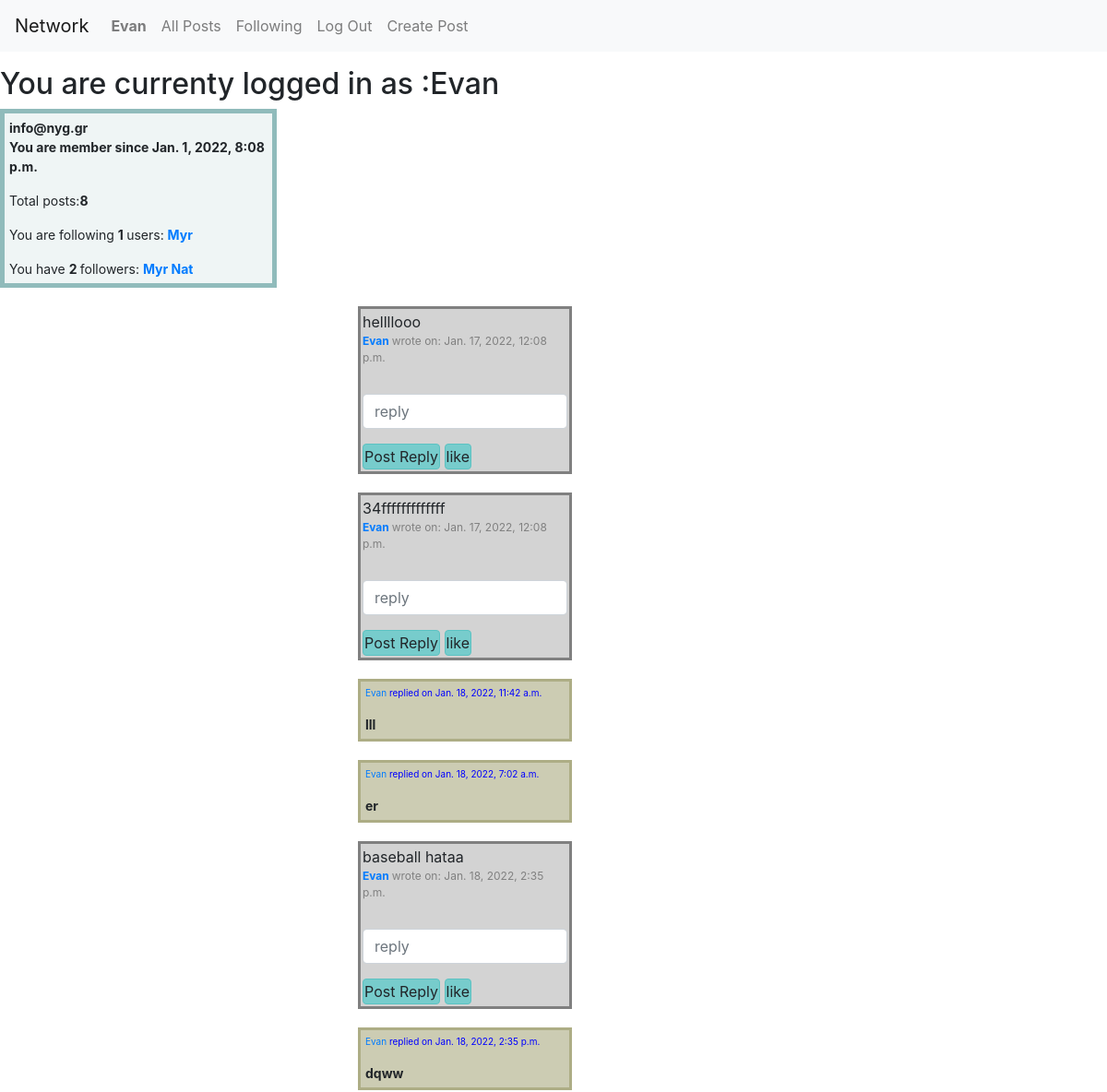
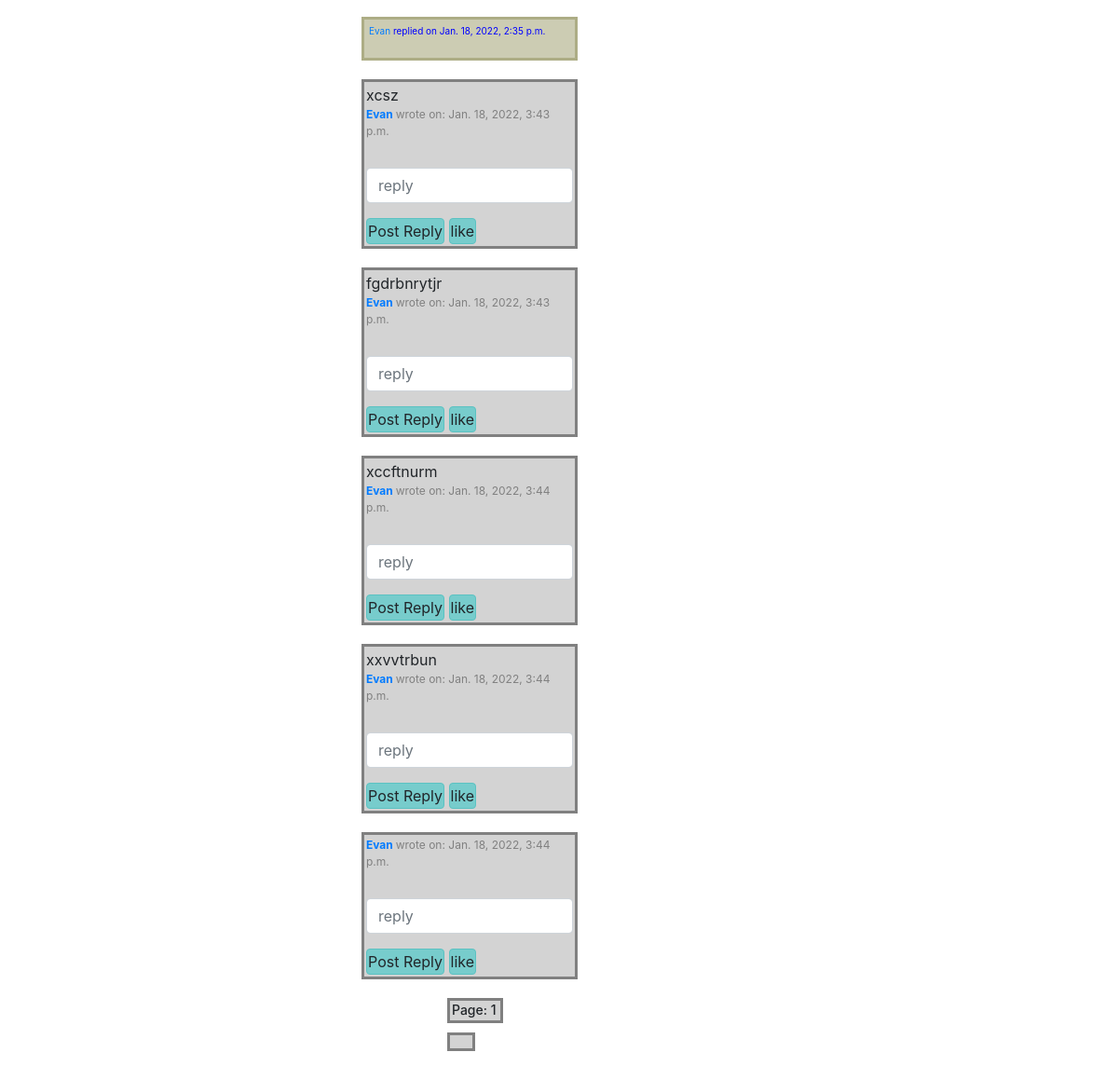
Page /profile/1 (signed in) on the earlier database version (2 pictures, top to bottom).
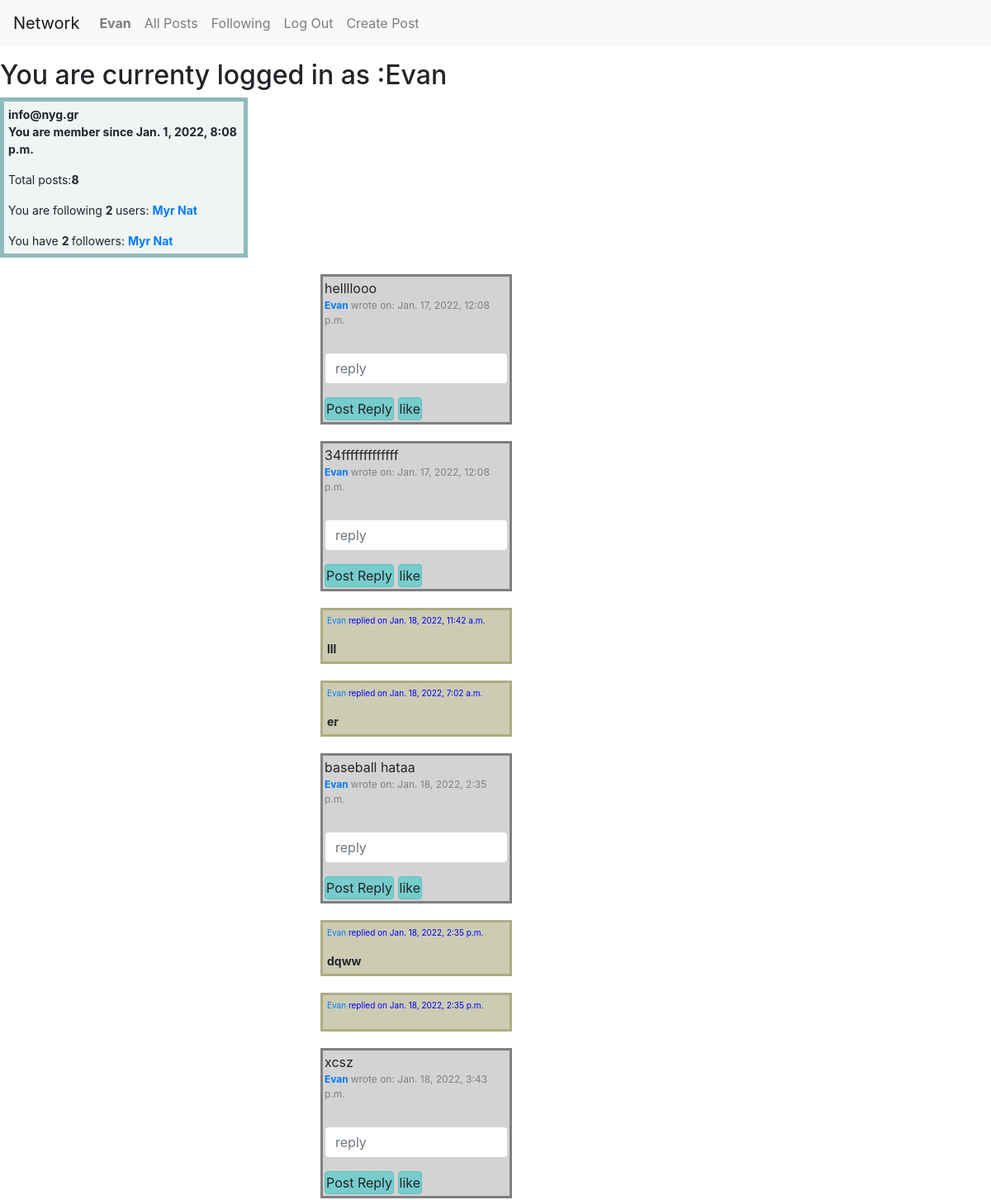
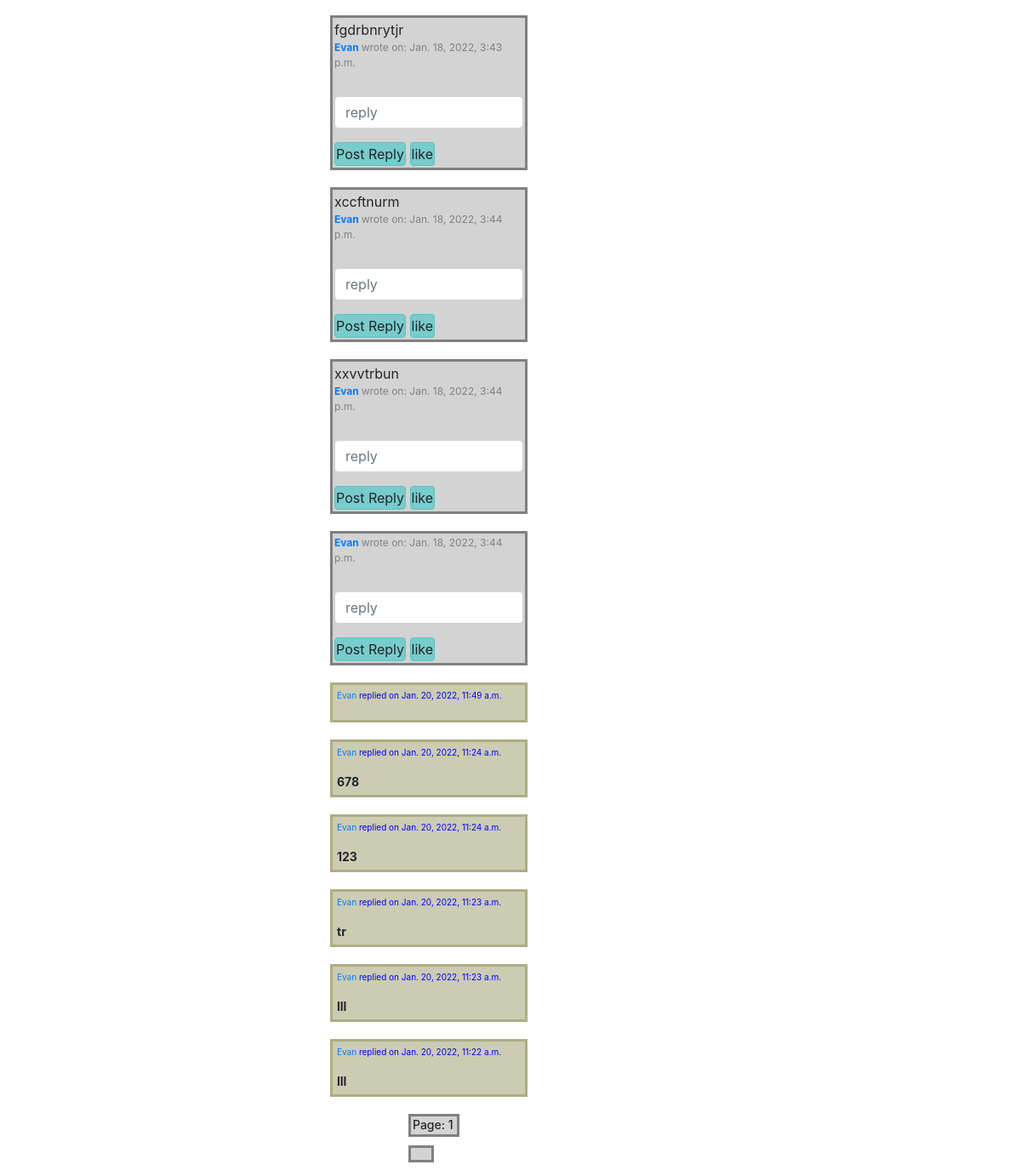
Same page on the later database version (2 pictures, top to bottom).
### network/models.py (models this page shows, shortened)
class User(AbstractUser):
    email=models.EmailField(max_length=254)
    date_joined = models.DateTimeField(default=timezone.now)
    following = models.ManyToManyField("User", blank="TRUE", related_name="followers")
    def __str__(self):
        return f"{self.username}"

class Mypost(models.Model):
    description=models.CharField(max_length=300)
    created_date=models.DateTimeField(default=now, editable=False)
    owner=models.ForeignKey(User, on_delete=models.CASCADE, null="TRUE", blank="TRUE")
    likes = models.ManyToManyField(User, blank="TRUE", related_name="likers")
    objects = MypostManager()

class Reply(models.Model):
    reply_txt=models.CharField(max_length=150, blank="True")
    mypost_reply=models.ForeignKey(Mypost, on_delete=models.CASCADE, null="TRUE", blank="TRUE")
    created_date=models.DateTimeField(default=now, editable=False)
    lists = models.ManyToManyField(Mypost, blank="TRUE", related_name="replies")  # post_reply
    owner = models.ForeignKey(User, on_delete=models.CASCADE, null="TRUE", blank="TRUE")
    objects = ReplyManager()
    class Meta:
        ordering = ['-created_date']
    def __str__(self):
        return f"{self.reply_txt}"

### network/views.py (the view, shortened to what this page needs)
# urls.py: path("profile/<int:user_id>", views.profile, name="profile"),
@login_required
def profile(request, user_id):
    current_user = request.user
    targ_user = User.objects.get(id=user_id)
    user_posts=Mypost.objects.filter(owner_id=user_id)
    user_posts_count=user_posts.count()
    page = paging(request, user_posts)
    myfollowinglist = current_user.followers.all()
    followinglist=targ_user.followers.all()
    followerslist=User.objects.filter(followers=user_id)
    no_of_followers=len(followerslist)
    no_of_following=len(followinglist)
    print(current_user,"Your followers are", followerslist)
    print(current_user,"You r following",myfollowinglist)
    if request.method == "POST" and "post_reply" in request.POST:
        reply_txt = request.POST["reply_txt"]
        mypost_reply = request.POST.get("post_id")
        reply(request, reply_txt, mypost_reply)
        return render(request, "network/profile.html", {"targ_user": targ_user,"count":page.count,"page":page})
    if targ_user in followinglist:
        print(request.user,"you are following user", targ_user)
    created_date = timezone.now()
    page = paging(request, user_posts)
    if request.method=="POST" and "unfollow" in request.POST:
        targ_user.following.remove(current_user)
        followerslist = User.objects.filter(followers=user_id)
        no_of_followers = len(followerslist)
        print(current_user,"Now you are following", myfollowinglist)
        print(targ_user, "has these followers", followerslist)
        return render(request, "network/profile.html", {"targ_user": targ_user, "followinglist": followinglist,
                                                        "user_posts":user_posts,"user_posts_count":user_posts_count,
                                                        "no_of_following":no_of_following,"followerslist": followerslist,
                                                        "no_of_followers":no_of_followers, "myfollowinglist":myfollowinglist,"count":page.count,"page":page})
    else:
        return render(request, "network/profile.html", {"targ_user": targ_user, "followinglist": followinglist,
                                                        "user_posts":user_posts,"user_posts_count":user_posts_count,
                                                        "no_of_following":no_of_following,"followerslist": followerslist,
                                                        "no_of_followers":no_of_followers, "myfollowinglist":myfollowinglist,"count":page.count,"page":page})

### network/views.py (called while the page is built)
def paging(request,the_posts):
    post_paginator=Paginator(the_posts,10)
    page_num = request.GET.get("page")
    return post_paginator.get_page(page_num)

### network/templates/network/profile.html (shortened to what this page needs)
{% extends "network/layout.html" %}
{% block body %}
{% ifequal request.user targ_user %}
 <h2>You are currenty logged in as :{{user.username}}</h2>
<div class= "prof"><strong> {{user.email}}</strong>
    <p><strong> You are member since {{user.date_joined}}</strong></p>
Total posts:<strong>{{user_posts_count}}</strong>
       You are following <strong>{{no_of_following}} </strong> users:
        {% for fol in followinglist %}
            <strong> <a href="{% url 'profile' fol.id %}" > {{fol.username}} </a></strong>
        {% endfor %}
          You have  <strong>{{no_of_followers}} </strong> followers:
        {% for fol in followerslist %}
      <strong> <a href="{% url 'profile' fol.id %}" > {{fol.username}} </a></strong>
        {% endfor %}
</div>
<p>
    {% endifequal %}
{% for user_post in  page.object_list %}
<ul>
<div class="post">{{user_post.description}}
    <p style= "color:grey; font-size:12px;"> <strong><a href="{% url 'profile' targ_user.id %}" > {{targ_user.username}} </strong></a> wrote on: {{user_post.created_date}} </p>
<form action="{% url 'profile' targ_user.id %}" method="post">
        <div class="form-group">
            <input class="form-control" autofocus style="margin-top:30px" type="text" name="reply_txt" placeholder="reply">
        </div>
    <input class="btn btn-primary" type="submit" name="post_reply" value="Post Reply">
{% if  not user in post.likes.all %}
 <form action="{% url 'index' %}" method="post">
     <input class="btn btn-primary" name="like" type="submit" value="like" >
{% else %}
  <form action="{% url 'index' %}" method="post">
      {% csrf_token %}
     <input class="btn btn-primary" name="unlike" type="submit" value="unlike" >
     <input type="hidden"  name="post_to_unlike_id" value={{post.pk}}>
{% endif%}
</div>
</ul>
{% for rep in user_post.replies.all %}
 <ul>
        <div class="replies" ><p style= "color:blue; font-size:10px;"><a href="{% url "profile" rep.owner_id %}">{{rep.owner}}</a>
            replied on {{rep.created_date}}</p> <strong>{{rep}} </strong> </div>
</ul>
{% endfor %}
    </div>
{% endfor %}
<h2 class="page"> Page: {{ page.number }}</h2>
        <div class="page-links">
        </div>
{% endblock %}

### network/templates/network/layout.html (shortened to what this page needs)
{% load static %}
<!DOCTYPE html>
<html lang="en">
    <head>
        <link rel="stylesheet" href="https://stackpath.bootstrapcdn.com/bootstrap/4.4.1/css/bootstrap.min.css">
        <link href="{% static 'network/styles.css' %}" rel="stylesheet">
    </head>
    <body>
        <nav class="navbar navbar-expand-lg navbar-light bg-light">
            <a class="navbar-brand" href="#">Network</a>
            <div>
              <ul class="navbar-nav mr-auto">
                {% if user.is_authenticated %}
                    <li class="nav-item">
                        <a class="nav-link" href="{% url 'profile' user.id %}" ><strong>{{ user.username }}</strong></a>
                    </li>
                {% endif %}
                <li class="nav-item">
                  <a class="nav-link" href="{% url 'index' %}">All Posts</a>
                </li>
                {% if user.is_authenticated %}
                    <li class="nav-item">
                        <a class="nav-link" href="/following">Following</a>
                    </li>
                    <li class="nav-item">
                        <a class="nav-link" href="{% url 'logout' %}">Log Out</a>
                    </li>
                  <li class="nav-item">
                        <a class="nav-link" href="{% url 'create_post' %}">Create Post</a>
                    </li>
                {% endif %}
              </ul>
            </div>
          </nav>
        <div class="body">
            {% block body %}
            {% endblock %}
    </body>
</html>

### network/static/network/styles.css (style rules this page uses)
.post { border: 3px solid grey; background-color: lightgrey; font-size: 16px; min-height: 100px; width: 20%; padding: 2px; margin-bottom:20px; position: relative; left: 30%; }
.replies { border: 3px solid #adad85; background-color: #ccccb3; font-size: 14px; min-height: 10px; width: 20%; padding: 5px; margin-bottom:20px; position: relative; overflow: visible; left: 30%; }
.prof { border: 5px solid #90bbbb; background-color: #eff5f5; font-size: 14px; min-height: 10px; width: 25%; padding: 5px; margin-bottom:20px; position: relative; overflow: visible; left: 0%; }
.btn-primary, .btn-primary:hover, .btn-primary:active, .btn-primary:visited, .btn-primary:focus { color: #212529; background-color: #7cc; border-color: #5bc2c2; min-height: 5px; min-width: 2%; padding: 1px; position: relative; }
.page { border: 3px solid grey; background-color: lightgrey; font-size: 14px; min-height: 20px; max-width: 60px; padding: 2px; margin-bottom:10px; position: relative; left: 40%; }
.page-links { border: 3px solid grey; background-color: lightgrey; font-size: 14px; min-height: 20px; min-width: 30px; padding: 2px; margin-bottom:10px; position: relative; display: inline-block; left: 40%; }

Differences in the rows shown:
now on one of the page's lists (row unchanged): User: username "Nat"
added Reply: owner "Evan", created_date "Jan. 20, 2022, 11:49 a.m.", shown under Mypost (number 8 of 8 on the later page)
added Reply: owner "Evan", created_date "Jan. 20, 2022, 11:24 a.m.", reply_txt "678", shown under Mypost (number 8 of 8 on the later page)
added Reply: owner "Evan", created_date "Jan. 20, 2022, 11:24 a.m.", reply_txt "123", shown under Mypost (number 8 of 8 on the later page)
added Reply: owner "Evan", created_date "Jan. 20, 2022, 11:23 a.m.", reply_txt "tr", shown under Mypost (number 8 of 8 on the later page)
added Reply: owner "Evan", created_date "Jan. 20, 2022, 11:23 a.m.", reply_txt "lll", shown under Mypost (number 8 of 8 on the later page)
added Reply: owner "Evan", created_date "Jan. 20, 2022, 11:22 a.m.", reply_txt "lll", shown under Mypost (number 8 of 8 on the later page)
Other differences:
{{ no_of_following }}: "1" → "2"
